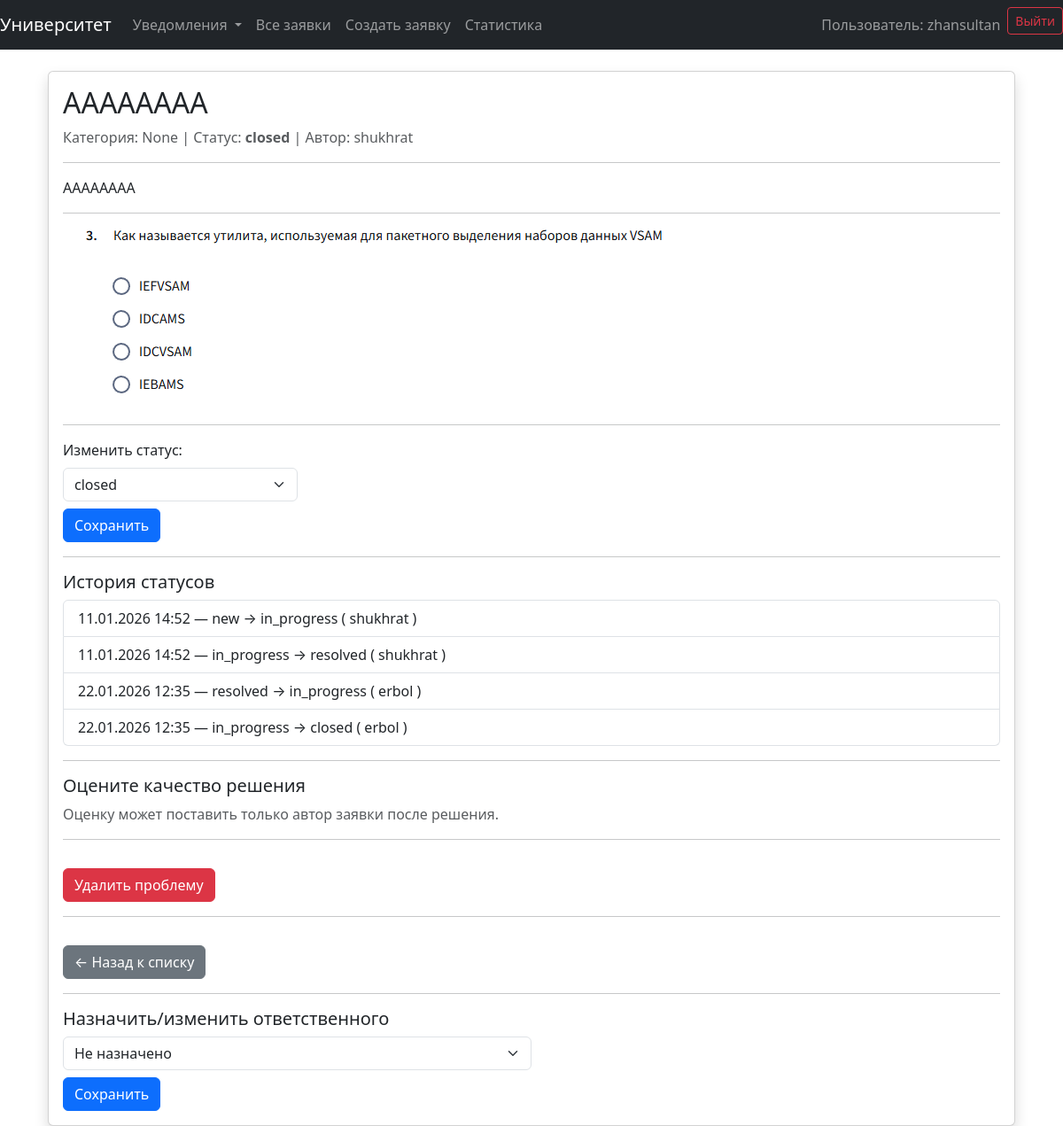
The page /7/ (signed in) on the database its author committed.
### issues/models.py (models this page shows, shortened)
class Problem(models.Model):
    STATUS_NEW = 'new'
    STATUS_IN_PROGRESS = 'in_progress'
    STATUS_DONE = 'done'
    rating = models.PositiveSmallIntegerField(
        null=True,
        blank=True,
        choices=[(i, str(i)) for i in range(1, 6)],
        verbose_name="Оценка качества решения",
        help_text="Оцените от 1 до 5, как была решена проблема"
    )
    rated_at = models.DateTimeField(null=True, blank=True)
    rated_by = models.ForeignKey(
        'auth.User',
        on_delete=models.SET_NULL,
        null=True,
        blank=True,
        related_name='rated_problems'
    )
    STATUS_CHOICES = [
        (STATUS_NEW, 'New'),
        (STATUS_IN_PROGRESS, 'In Progress'),
        (STATUS_DONE, 'Done'),
    ]
    title = models.CharField(max_length=200)
    description = models.TextField()
    category = models.ForeignKey(
        Category,
        on_delete=models.SET_NULL,  # или PROTECT, если не хочешь удалять проблемы при удалении категории
        null=True,
        blank=True,
        verbose_name="Категория",
        related_name="problems"
    )
    status = models.CharField(max_length=20, choices=STATUS_CHOICES, default=STATUS_NEW)
    image = models.ImageField(upload_to='problem_images/', null=True, blank=True)
    author = models.ForeignKey(settings.AUTH_USER_MODEL, related_name='problems', on_delete=models.CASCADE)
    created_at = models.DateTimeField(auto_now_add=True)
    updated_at = models.DateTimeField(auto_now=True)
    review_text = models.TextField(
        blank=True,
        verbose_name="Отзыв",
        help_text="Ваш комментарий к оценке (необязательно)"
    )
    resolved_by = models.ForeignKey(
        'auth.User',
        on_delete=models.SET_NULL,
        null=True,
        blank=True,
        related_name='resolved_problems',
        verbose_name="Решил проблему",
        help_text="Сотрудник, который перевёл заявку в resolved/closed"
    )
    last_updated_at = models.DateTimeField(
        auto_now=True,  # обновляется автоматически при любом save()
        verbose_name="Последнее обновление"
    )
    assigned_to = models.ForeignKey(
        'auth.User',
        on_delete=models.SET_NULL,
        null=True,
        blank=True,
        related_name='assigned_problems',
        verbose_name="Ответственный сотрудник",
        help_text="Сотрудник, назначенный на выполнение заявки"
    )
    assigned_at = models.DateTimeField(null=True, blank=True)

class StatusHistory(models.Model):
    problem = models.ForeignKey(Problem, related_name='status_history', on_delete=models.CASCADE)
    old_status = models.CharField(max_length=20, choices=Problem.STATUS_CHOICES)
    new_status = models.CharField(max_length=20, choices=Problem.STATUS_CHOICES)
    changed_at = models.DateTimeField(auto_now_add=True)
    changed_by = models.ForeignKey(
        User,
        on_delete=models.SET_NULL,
        null=True,
        related_name='statushistory'  # ← вот это важно!
    )

### issues/views.py (the view)
# urls.py: path('<int:pk>/', views.problem_detail, name='problem_detail'),
@login_required
def problem_detail(request, pk):
    problem = get_object_or_404(Problem, pk=pk)
    if not request.user.is_staff and problem.author != request.user:
        return redirect('issues:problem_list')
    can_rate = (
        problem.author == request.user
        and problem.rating is None
        and problem.status in ['resolved', 'closed']
    )
    if request.method == 'POST' and 'rating_submit' in request.POST:
        print("[DEBUG] Получен POST-запрос на оценку")
        print("[DEBUG] Данные POST:", request.POST)
        rating_str = request.POST.get('rating')
        review = request.POST.get('review_text', '').strip()
        if rating_str and can_rate:
            try:
                rating = int(rating_str)
                if 1 <= rating <= 5:
                    problem.refresh_from_db()
                    if problem.rating is None:
                        problem.rating = rating
                        problem.review_text = review
                        problem.rated_at = timezone.now()
                        problem.rated_by = request.user
                        problem.save()
                        messages.success(request, f"Спасибо! Вы поставили оценку {rating} ★")
                        return redirect('issues:problem_detail', pk=pk)
                        print(f"[DEBUG] Успешно сохранено: rating={problem.rating}, review='{problem.review_text}'")
                        messages.success(request, f"Спасибо! Вы поставили оценку {rating} ★")
                    else:
                        print("[DEBUG] Оценка уже была")
                        messages.warning(request, "Вы уже оценили эту заявку")
                else:
                    messages.error(request, "Оценка должна быть от 1 до 5")
            except ValueError:
                messages.error(request, "Неверный формат оценки")
        else:
            messages.error(request, "Ошибка: оценка не указана или недостаточно прав")
    else:
        print("[DEBUG] Запрос не POST или нет rating_submit")
    problem.refresh_from_db()
    staff_list = User.objects.filter(is_staff=True).order_by('username')
    context = {
        'problem': problem,
        'can_rate': can_rate,
        'staff_list': staff_list,
    }
    return render(request, 'issues/problem_detail.html', context)

### issues/context_processors.py (called while the page is built)
def notifications_processor(request):
    unread_count = 0
    if request.user.is_authenticated:
        unread_count = request.user.notifications.filter(is_read=False).count()
    return {'unread_notifications': unread_count}

### issues/templates/issues/problem_detail.html (shortened to what this page needs)
{% extends 'issues/base.html' %}
{% block content %}
<div class="container mt-4">
    <div class="card shadow">
        <div class="card-body">
            <h2 class="card-title">{{ problem.title }}</h2>
            <p class="text-muted">
                Категория: {{ problem.category }} |
                Статус: <strong>{{ problem.status }}</strong> |
                Автор: {{ problem.author.username }}
            </p>
            <hr>
            <p class="card-text">
                {{ problem.description }}
            </p>
            {% if problem.image %}
                <hr>
                <img src="{{ problem.image.url }}"
                     class="img-fluid rounded"
                     style="max-height: 400px;"
                     alt="Изображение проблемы">
            {% endif %}
            {% if user.is_staff %}
                <hr>
                <form method="post" action="{% url 'issues:change_problem_status' problem.id %}">
                    <label class="form-label">Изменить статус:</label>
                    <select name="status" class="form-select w-25">
                        <option value="closed"     {% if problem.status == 'closed'     %}selected{% endif %}>closed</option>
                    </select>
                    <button type="submit" class="btn btn-primary mt-2">
                        Сохранить
                    </button>
                </form>
            {% endif %}
            <hr>
            <h5>История статусов</h5>
            <ul class="list-group">
                {% for history in problem.status_history.all %}
                    <li class="list-group-item">
                        {{ history.changed_at|date:"d.m.Y H:i" }} —
                        {{ history.old_status }} → {{ history.new_status }}
                        (
                        {% if history.changed_by %}
                            {{ history.changed_by.username }}
                        {% else %}
                            Неизвестно
                        {% endif %}
                        )
                    </li>
                {% empty %}
                    <li class="list-group-item text-muted">
                        История пока отсутствует
                    </li>
                {% endfor %}
            </ul>
            <hr>
            <h5>Оцените качество решения</h5>
            {% if can_rate %}
                <form method="post">
                    {% csrf_token %}
                    <div class="mb-3">
                        <label class="form-label">Ваша оценка (1–5)</label>
                        <select name="rating" class="form-select w-25" required>
                            <option value="">Выберите оценку</option>
                            <option value="1">1 ★</option>
                            <option value="2">2 ★★</option>
                            <option value="3">3 ★★★</option>
                            <option value="4">4 ★★★★</option>
                            <option value="5">5 ★★★★★</option>
                        </select>
                    </div>
                    <div class="mb-3">
                        <label class="form-label">Отзыв (опционально)</label>
                        <textarea name="review_text" class="form-control" rows="3" placeholder="Ваш комментарий..."></textarea>
                    </div>
                    <button type="submit" name="rating_submit" class="btn btn-success mt-3">
                        Отправить оценку
                    </button>
                </form>
            {% else %}
                <p class="text-muted">Оценку может поставить только автор заявки после решения.</p>
            {% endif %}
            {% if user.is_superuser and problem.status == 'closed' %}
                <hr>
                <form method="post" action="{% url 'issues:delete_problem' problem.id %}"
                      onsubmit="return confirm('Вы уверены, что хотите удалить проблему?');">
                    <button type="submit" class="btn btn-danger mt-3">
                        Удалить проблему
                    </button>
                </form>
            {% endif %}
            <hr>
            <a href="{% url 'issues:problem_list' %}" class="btn btn-secondary mt-3">
                ← Назад к списку
            </a>
            {% if user.is_staff %}
            <hr>
            <h5>Назначить/изменить ответственного</h5>
            <form method="post" action="{% url 'issues:assign_staff' problem.pk %}">
                <select name="assigned_to" class="form-select w-50">
            <option value="">Не назначено</option>
                </select>
                <button type="submit" class="btn btn-primary mt-2">Сохранить</button>
            </form>
{% endif %}
        </div>
    </div>
</div>
{% endblock %}

### issues/templates/issues/base.html (shortened to what this page needs)
<!DOCTYPE html>
<html lang="en">
<head>
    <link rel="stylesheet" href="https://cdn.jsdelivr.net/npm/bootstrap@5.3.2/dist/css/bootstrap.min.css">
</head>
<body>
<nav class="navbar navbar-expand-lg navbar-dark bg-dark">
    <a class="navbar-brand" href="{% url 'issues:home' %}">Университет</a>
    <div class="collapse navbar-collapse" id="navbarNav">
        <ul class="navbar-nav">
            {% if user.is_authenticated %}
                <li class="nav-item dropdown">
                    <a class="nav-link dropdown-toggle position-relative" href="#"
                       id="notificationDropdown" role="button" data-bs-toggle="dropdown"
                       aria-expanded="false">
                        Уведомления
                    </a>
                </li>
            {% endif %}
            <li class="nav-item">
                <a class="nav-link" href="{% url 'issues:problem_list' %}">Все заявки</a>
            </li>
            <li class="nav-item">
                <a class="nav-link" href="{% url 'issues:problem_create' %}">Создать заявку</a>
            </li>
            {% if user.is_staff %}
                <li class="nav-item">
                    <a class="nav-link" href="{% url 'issues:statistics' %}">Статистика</a>
                </li>
            {% endif %}
        </ul>
        {% if user.is_authenticated %}
            <ul class="navbar-nav ms-auto">
                <li class="nav-item">
                    <span class="nav-link">Пользователь: {{ user.username }}</span>
                </li>
                <li class="nav-item">
                    <form method="post" action="{% url 'logout' %}" class="d-inline">
                        <button type="submit" class="btn btn-outline-danger btn-sm">Выйти</button>
                    </form>
                </li>
            </ul>
        {% endif %}
    </div>
</nav>
<div class="container mt-4">
    {% block content %}{% endblock %}
</div>
</body>
</html>

### rows shown on the page
Problem: title "АААААААА", category "None", status "closed", author.username "shukhrat", description "АААААААА", image (picture)
StatusHistory: changed_at "11.01.2026 14:52", old_status "new", new_status "in_progress", changed_by.username "shukhrat"
StatusHistory: changed_at "11.01.2026 14:52", old_status "in_progress", new_status "resolved", changed_by.username "shukhrat"
StatusHistory: changed_at "22.01.2026 12:35", old_status "resolved", new_status "in_progress", changed_by.username "erbol"
StatusHistory: changed_at "22.01.2026 12:35", old_status "in_progress", new_status "closed", changed_by.username "erbol"

### other values the page prints
{{ user.username }} "zhansultan"
